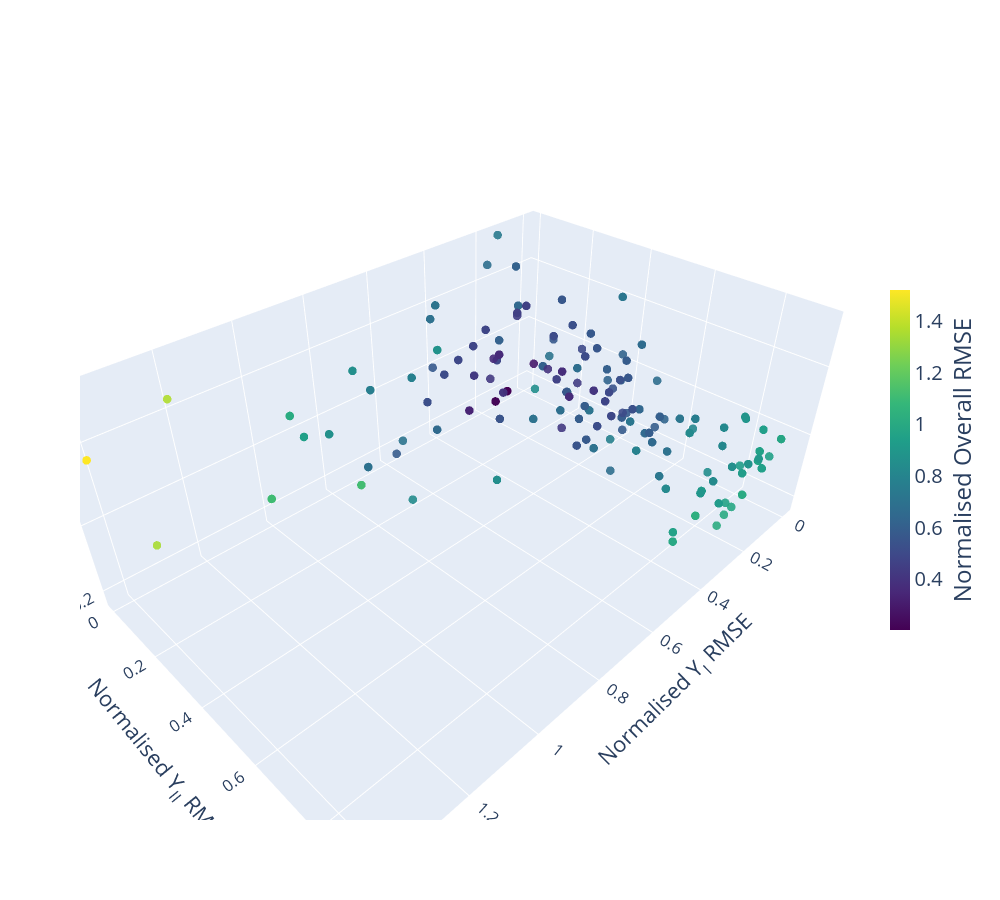

The notebook cell saved with this chart:
### Code cell
# Core imports for data handling, plotting, and numerical work
import pandas as pd
import plotly.graph_objects as go
import numpy as np

# Load Pareto frontier CSV for the decision-making GA
# NOTE: update path as per local relative path
df = pd.read_csv("SNN_GA/results/snn_ga_decision_making/frontier_full_recomputed.csv")

# Extract normalised objective values from CSV
# pre_norm  : normalised RMSE for pre-stimulus bias (Y_I)
# sep_norm  : normalised RMSE for decision separation (Y_II)
# psd_norm  : normalised RMSE for PSD peak
RMSE1_n = df["pre_norm"].values
RMSE2_n = df["sep_norm"].values
PSD_RMSE_n = df["psd_norm"].values

# Composite L2 (if not already in CSV)
if "composite" in df.columns:
    RMSE_overall = df["composite"].values
else:
    RMSE_overall = np.sqrt(RMSE1_n**2 + RMSE2_n**2 + PSD_RMSE_n**2)

# Optional: include params in hover text if CSV contains them
if {"ge", "gi", "sparsity", "thalamic_ex", "thalamic_in"}.issubset(df.columns):
    hover_text = [
        f"ge={row.ge:.4f}, gi={row.gi:.4f}, sparsity={row.sparsity:.3f}, th_ex={row.thalamic_ex:.3f}, th_in={row.thalamic_in:.3f}"
        for _, row in df.iterrows()
    ]
else:
    hover_text = [""] * len(df)

# 3D Pareto frontier plot in objective space
fig = go.Figure(data=[go.Scatter3d(
    x=RMSE1_n,          # Normalised Y_I RMSE
    y=RMSE2_n,          # Normalised Y_II RMSE
    z=PSD_RMSE_n,       # Normalised frequency RMSE
    mode='markers',
    marker=dict(
        size=5,
        color=RMSE_overall, # colour by composite RMSE
        colorscale='Viridis',
        colorbar=dict(
            title="Normalised Overall RMSE",
            len=0.5,        # reduce length
            thickness=20
        ),
        opacity=0.9
    ),
    text=hover_text,
    hovertemplate=
        "RMSE1_n: %{x:.3f}<br>" +
        "RMSE2_n: %{y:.3f}<br>" +
        "PSD_RMSE_n: %{z:.3f}<br>" +
        "Lowest overall RMSE of %{marker.color:.3f}<br>" +
        "%{text}<extra></extra>"
)])
# Axis labels and layout
fig.update_layout(
    scene=dict(
        xaxis=dict(
            title=dict(
                text="<br><br><br>Normalised Y<sub>I</sub> RMSE",
                font=dict(size=22)
            ),
            tickfont=dict(size=14)
        ),
        yaxis=dict(
            title=dict(
                text="<br><br><br>Normalised Y<sub>II</sub> RMSE",
                font=dict(size=22)
            ),
            tickfont=dict(size=14)
        ),
        zaxis=dict(
            title=dict(
                text="<br><br><br>Normalised Frequency RMSE",
                font=dict(size=22)
            ),
            tickfont=dict(size=14)
        ),
    ),
    width=1000,
    height=900
)
# Colourbar styling
fig.data[0].marker.colorbar.tickfont = dict(size=20)
fig.data[0].marker.colorbar.title.font = dict(size=24)
fig.data[0].marker.colorbar.title.side = "right"

fig.show()

### Figure 1 — Plotly figure (JSON) as saved in the notebook; plotly's stock layout.template omitted (floating-point values rounded to 4 significant figures; data arrays with more than 128 entries replaced by an {"elided": "..."} marker saying what was removed)
{"data": [{"hovertemplate": "RMSE1_n: %{x:.3f}<br>RMSE2_n: %{y:.3f}<br>PSD_RMSE_n: %{z:.3f}<br>Lowest overall RMSE of %{marker.color:.3f}<br>%{text}<extra></extra>", "marker": {"color": {"elided": "486 float values"}, "colorbar": {"len": 0.5, "thickness": 20, "tickfont": {"size": 20}, "title": {"font": {"size": 24}, "side": "right", "text": "Normalised Overall RMSE"}}, "colorscale": [[0, "#440154"], [0.1111, "#482878"], [0.2222, "#3e4989"], [0.3333, "#31688e"], [0.4444, "#26828e"], [0.5556, "#1f9e89"], [0.6667, "#35b779"], [0.7778, "#6ece58"], [0.8889, "#b5de2b"], [1, "#fde725"]], "opacity": 0.9, "size": 5}, "mode": "markers", "text": {"elided": "486 str values"}, "type": "scatter3d", "x": {"elided": "486 float values"}, "y": {"elided": "486 float values"}, "z": {"elided": "486 float values"}}], "layout": {"height": 900, "scene": {"xaxis": {"tickfont": {"size": 14}, "title": {"font": {"size": 22}, "text": "<br><br><br>Normalised Y<sub>I</sub> RMSE"}}, "yaxis": {"tickfont": {"size": 14}, "title": {"font": {"size": 22}, "text": "<br><br><br>Normalised Y<sub>II</sub> RMSE"}}, "zaxis": {"tickfont": {"size": 14}, "title": {"font": {"size": 22}, "text": "<br><br><br>Normalised Frequency RMSE"}}}, "width": 1000}}
